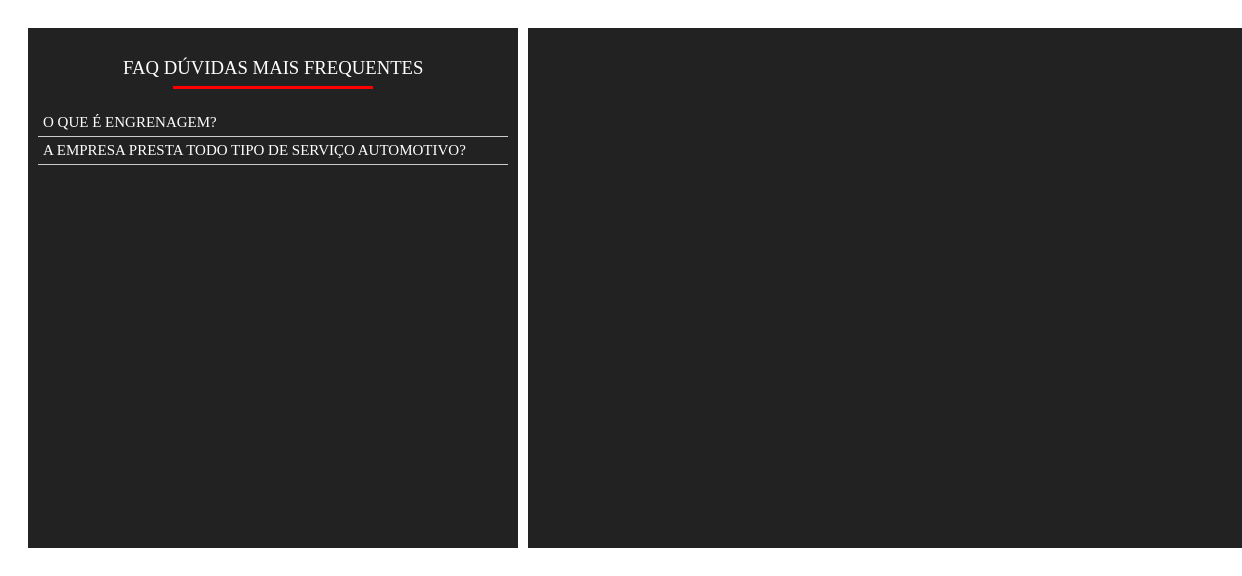
/cont/pages/faq.php, run on the app's committed database.
### tables this page shows
CREATE TABLE `faq` (
  `id_faq` int NOT NULL AUTO_INCREMENT,
  `nome_faq` varchar(1000) NOT NULL,
  `resp_faq` varchar(5000) NOT NULL,
  `class_faq` varchar(10) NOT NULL,
  PRIMARY KEY (`id_faq`)
);

### cont/pages/faq.php (the view, shortened to what this page needs)
<div class="faq">
    <div class="quests">
        <h3>Faq Dúvidas mais frequentes</h3>
        <?php
        include_once("banco/conect.php");
        $select = "SELECT * FROM faq ORDER BY id_faq ASC LIMIT 30";
        try {
            $result = $conect->prepare($select);
            $result->execute();
            $contar = $result->rowCount();
            if ($contar > 0) {
                while ($show = $result->FETCH(PDO::FETCH_OBJ)) {
                    ?>
                    <div class="faq-q">
                        <span onclick="<?php echo $show->class_faq ?>()"><?php echo $show->nome_faq ?></span>
                    </div>
                    <?php
                }
            } else {
            }
        } catch (PDOException $e) {
            echo "<strong>ERRO DE PDO = </strong>" . $e->getMessage();
        }
        ?>
    </div>
    <div class="resp">
    </div>
</div>

### cont/pages/faq.php (style rules this page uses)
.faq { width: 100%; display: flex; padding: 20px; }
.quests { width: 40%; min-height: 500px; max-height: 700px; margin-right: 5px; display: flex; align-items: center; color: #fff; flex-direction: column; padding: 10px; background: #222; }
.resp { width: 60%; min-height: 500px; margin-left: 5px; display: flex; align-items: center; color: #fff; flex-direction: column; padding: 10px; background: #222; }
.faq-q { width: 100%; display: flex; align-items: center; justify-content: space-between; border-bottom: 1px solid #ccc; }
.faq-q span { width: 100%; padding: 5px; cursor: pointer; }
.faq span { width: 100%; font-size: 15px; text-transform: uppercase; }
.faq h3, .faq-area h3 { color: #fff; font-weight: 300; position: relative; margin-bottom: 30px; text-align: center; text-transform: uppercase; }
.faq h3::after, .faq-area h3::after { content: ""; position: absolute; width: 200px; height: 3px; background-color: #ff0000; bottom: -10px; left: 0; right: 0; margin: auto; }

### data on the page
faq: nome_faq "O QUE É ENGRENAGEM?"
faq: nome_faq "A EMPRESA PRESTA TODO TIPO DE SERVIÇO AUTOMOTIVO?"
